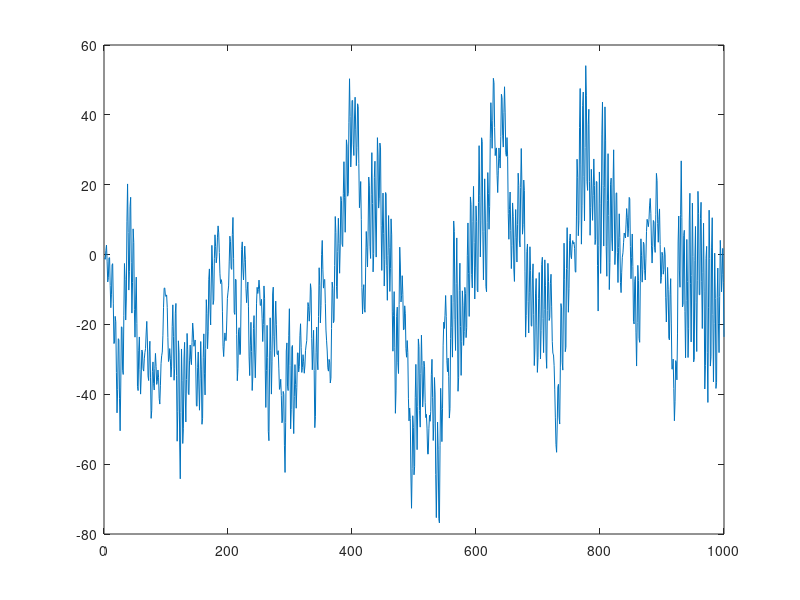
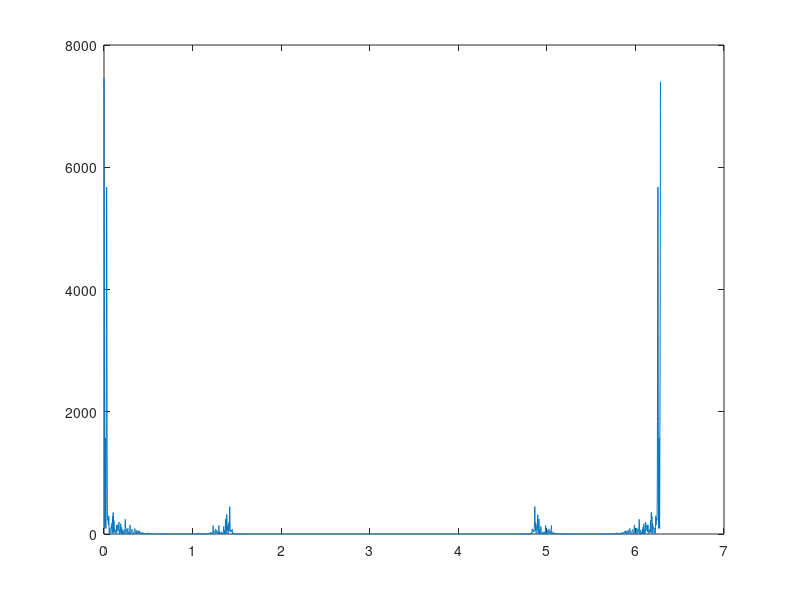
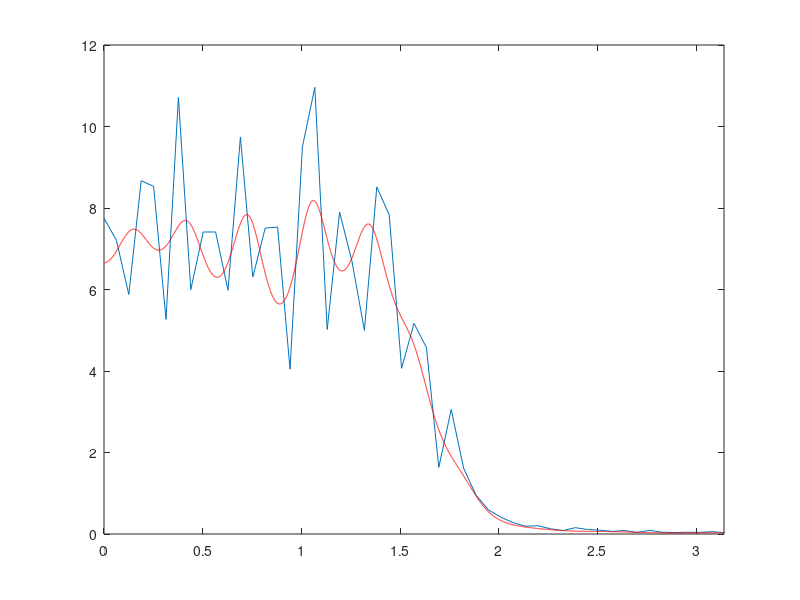
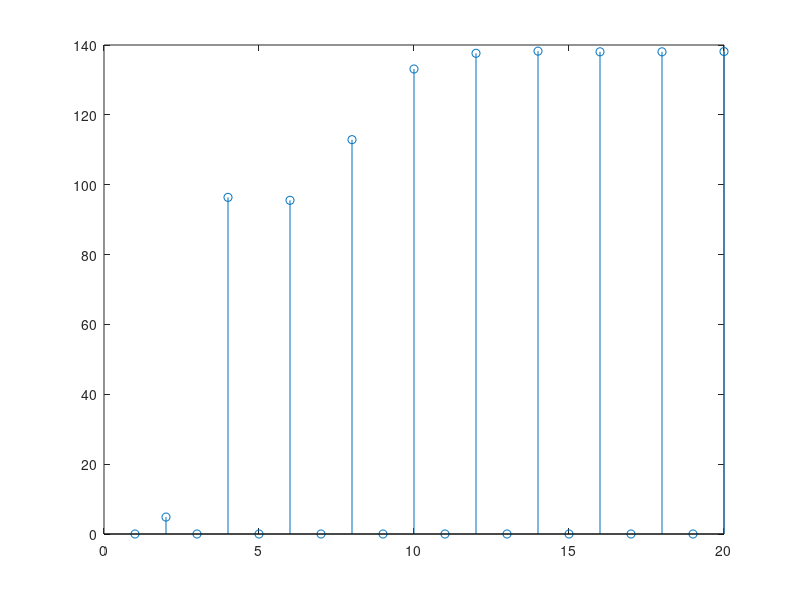

Recreate these plots in MATLAB, in order.
clc
%close all
clear all

poles = [0.99, 0.9*exp(j*0.1*pi), 0.9*exp(-j*0.1*pi),  ...
    0.95*exp(j*0.4*pi), 0.95*exp(-j*0.4*pi), ...
    0.99*exp(j*0.45*pi), 0.99*exp(-j*0.45*pi)];
N = 1000;
Nfft = 2^14;
a = poly(poles)
z = randn(N,1);
x = filter(1,a,z);
figure, plot(x)
X=abs(fft(x,Nfft));
X=(1/Nfft)*abs(X).^2;
figure, plot(2*pi*[0:Nfft-1]/Nfft,X)


P = 20;
% for spectrum estimation ( bartlett )
S = 10; 
M = N/S;
E = zeros(S,M);
w = 2*pi*[ 0 : M-1]/M;

for p = 2:2:P
    [r,k] = xcorr(x,p);
    rv = r(k>=0);
    a = levinson(rv)
    e = filter(a, 1, x);
    G(p) = var(x)./var(e);
    % estimate spectrum
    
    % bartlett
    s = 1 ;
    for m = 0 : M : N-M
        em = e(m+1 : m+M);
        E(s, :) = (1/M)*abs(fft(em,M)).^2;
        s = s + 1 ;
    end
    PHI = mean(E, 1);
    
    % parametric
    [re , k] = xcorr(e,p);
    rve = re(k>= 0);
    ae = levinson(rve);
    [He , we] = freqz (1, ae, Nfft);
    
    figure(3)    
    plot(w,PHI)
    hold on
    plot(we, abs(He).^2, 'r')
    xlim([0 pi])
    hold off
    pause
end

figure, stem(G)